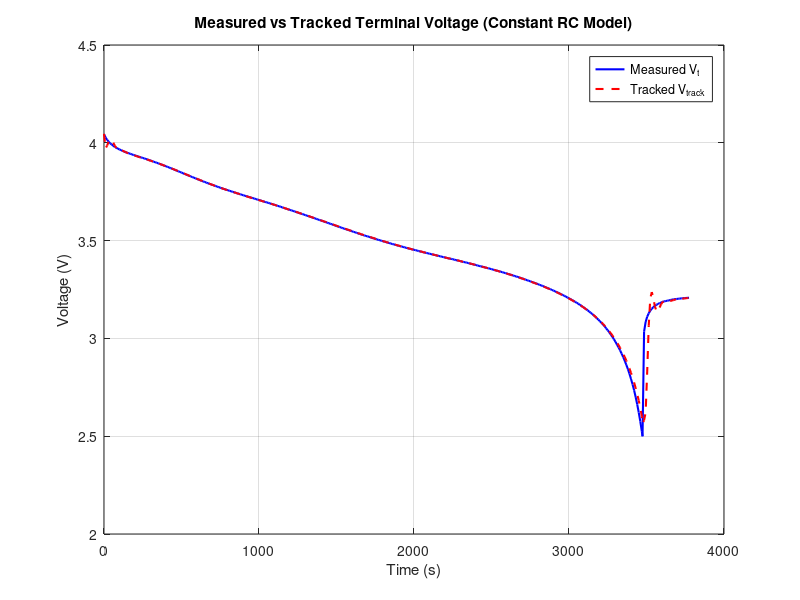
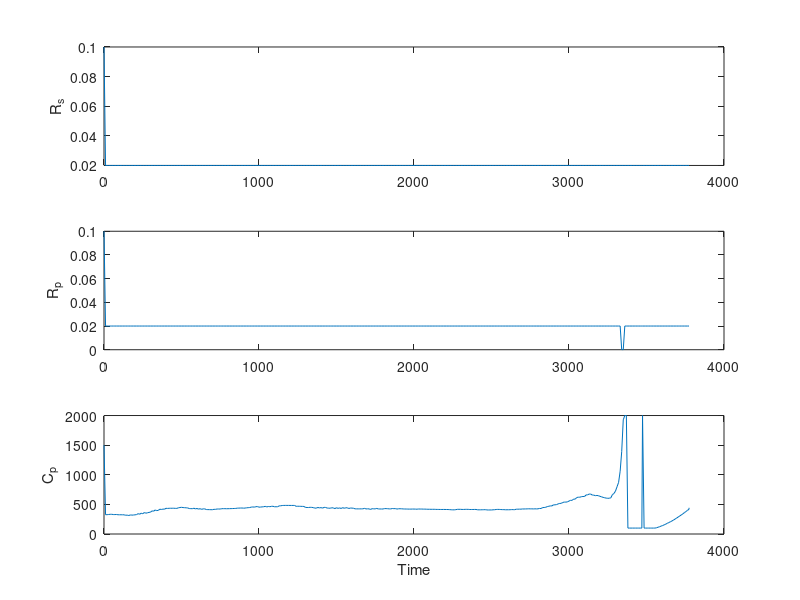

Write MATLAB code to recreate these figures, in order. (Note: this script raises an error after producing the figures.)
clc; clear; close all;

%% Load Discharge Data
load("03-09-17_17.59 3349_Dis1C_1.mat")
time = meas.Time;
Vt = meas.Voltage;
I = -meas.Current;  % Invert if needed
nominal_capacity = 2.9;  % Ah

%% Compute SOC
remaining_capacity = meas.Ah;
remaining_capacity = -remaining_capacity(end) + remaining_capacity;
actual_soc = remaining_capacity / nominal_capacity;

%% Load OCV-SOC Curve from HPPC Data
load("03-11-17_08.47 25degC_5Pulse_HPPC_Pan18650PF.mat");
rest_idx = abs(meas.Current) < 0.01;
soc_all = (meas.Ah(rest_idx) - min(meas.Ah)) / nominal_capacity;
ocv_all = meas.Voltage(rest_idx);

[soc_unique, ia] = unique(soc_all, 'stable');
ocv_unique = ocv_all(ia);

p = polyfit(soc_unique, ocv_unique, 5);
OCV = @(soc) polyval(p, soc);

fprintf('OCV(SOC) = ');
deg = length(p) - 1;
for i = 1:length(p)
    coeff = p(i);
    pow = deg - (i - 1);
    if coeff >= 0 && i > 1, fprintf(' + ');
    elseif coeff < 0, fprintf(' - '); coeff = abs(coeff); end
    if pow == 0
        fprintf('%.10f', coeff);
    elseif pow == 1
        fprintf('%.10f*SOC', coeff);
    else
        fprintf('%.10f*SOC^%d', coeff, pow);
    end
end
fprintf('\n');

%% ECM Voltage Residual
VOC = OCV(actual_soc);
VRRC = VOC - Vt;

%% Time Step
%time_step = mean(diff(time));
time_step = 10;

%% Initial ECM Parameters (Good Estimates)
Rs = 0.1;     % within limit
Rp = 0.1;
Cp = 1500;

a1 = 1 - time_step / (Cp * Rp);
b0 = Rs;
b1 = -Rs + (time_step / Cp) + (time_step * Rs) / (Cp * Rp);

Rs(1) = b0; Rp(1) = Rp; Cp(1) = Cp;
B0(1) = b0; B1(1) = b1; A1(1) = a1;

%% Normalize Inputs for Stability
I_max = max(abs(I));
VRRC_max = max(abs(VRRC));
I = I / I_max;
VRRC = VRRC / VRRC_max;

%% RLS-VDF Initialization
lambda(1) = 0.95;
lambdamin = 0.90;
thetai = [a1; b0; b1];
Pi = 1e4 * eye(3);
epsilon = 1e-6;
Alpha = 0.98;
sigma(1) = 1e-3;
L(1) = 0;
y = VRRC;

%% RLS-VDF Loop
for k = 2:length(time)
    phie = [VRRC(k-1); I(k); I(k-1)];
    Pf = Pi - (Pi * phie * phie' * Pi) / (1 + phie' * Pi * phie);
    Pi = Pf;
    thetaf = thetai + Pf * phie * (y(k) - phie' * thetai);
    thetai = thetaf;

    A1(k) = thetaf(1);
    B0(k) = thetaf(2);
    B1(k) = thetaf(3);

    phietheta = phie' * thetaf;
    e(k) = y(k) - phietheta;

    sigma(k) = Alpha * sigma(k-1)^2 + (1 - Alpha) * e(k)^2;
    L(k) = (e(k)^2) / (sigma(k)^2);
    lambda(k) = lambdamin + (1 - lambdamin) * 0.5^L(k);

    if abs(phie) < epsilon
        Pi = Pi;
    else
        Pi = Pi + ((1 - lambda(k)) / lambda(k)) * ((phie * phie') / (phie' * inv(Pi) * phie));
    end

    Rs(k) = max(1e-4, min(B0(k), 0.02));
    Rp(k) = max(1e-4, min((B0(k) + A1(k) * B1(k)) / (1 - A1(k)), 0.02));
    Cp(k) = max(100, min(time_step / (B1(k) + A1(k) * B0(k)), 2000));
end

%% Un-normalize Voltage for Tracking
VOC = VOC;  % already in original scale
I = I * I_max;       % undo normalization
VRRC = VRRC * VRRC_max;

%% Time Vector
k_time = (1:length(time)) * time_step;

%% Final Results
fprintf('\n--- Final Estimated Parameters ---\n');
fprintf('Final Estimated Rs = %.6f Ohm\n', Rs(end));
fprintf('Final Estimated Rp = %.6f Ohm\n', Rp(end));
fprintf('Final Estimated Cp = %.6f Farad\n', Cp(end));

%% Save parameters
save('estimated_params.mat', 'Rs', 'Rp', 'Cp');

%% Tracking Voltage Using Final RC Parameters with Real-Time Adaptive Bias Correction

N = 50;
Rp_const = mean(Rp(end-N:end));
Cp_const = mean(Cp(end-N:end));
Rs_const = mean(Rs(end-N:end));

a1_const = 1 - (time_step / (Rp_const * Cp_const));
b1_const = time_step / Cp_const;

V_RC = zeros(length(time), 1);
V_track_RC = zeros(length(time), 1);
b = zeros(length(time), 1);         % Adaptive bias term
gamma = 0.5;                        % Learning rate (tune if needed)

% Initial values
V_RC(1) = 0;
V_track_RC(1) = VOC(1) - I(1)*Rs_const - V_RC(1) + b(1);

for k = 2:length(time)
    V_RC(k) = a1_const * V_RC(k-1) + b1_const * I(k-1);
    V_track_RC(k) = VOC(k) - I(k)*Rs_const - V_RC(k) + b(k-1);
    
    % Update adaptive bias
    b(k) = b(k-1) + gamma * (Vt(k-1) - V_track_RC(k-1));
end

%% Plotting
figure;
plot(time, Vt, 'b', 'LineWidth', 1.5); hold on;
plot(time, V_track_RC, 'r--', 'LineWidth', 1.5);
legend('Measured V_t', 'Tracked V_{track}');
xlabel('Time (s)'); ylabel('Voltage (V)');
title('Measured vs Tracked Terminal Voltage (Constant RC Model)');
grid on;

figure;
subplot(3,1,1); plot(time, Rs); ylabel('R_s');
subplot(3,1,2); plot(time, Rp); ylabel('R_p');
subplot(3,1,3); plot(time, Cp); ylabel('C_p');
xlabel('Time'); sgtitle('Estimated Parameters');


%% Tracking Error
tracking_error = Vt - V_track_RC;
valid_idx = ~isnan(V_track_RC);

figure;
plot(time(valid_idx), abs(tracking_error(valid_idx)), 'm', 'LineWidth', 1.5);
xlabel('Time (s)'); ylabel('|Voltage Error| (V)');
title('Absolute Voltage Tracking Error');
grid on;

%% Error Stats
fprintf('\n--- Tracking Error Stats ---\n');
fprintf('Mean Absolute Error = %.6f V\n', mean(abs(tracking_error(valid_idx))));
fprintf('Max Absolute Error = %.6f V\n', max(abs(tracking_error(valid_idx))));
% Calculate percentage error point-wise, then take the mean
percentage_error = 100 * abs(tracking_error(valid_idx)) ./ abs(Vt(valid_idx));

figure;
plot(time(valid_idx), percentage_error, 'g', 'LineWidth', 1.5);
xlabel('Time (s)'); ylabel('Percentage Error (%)');
title('Voltage Tracking Percentage Error');
grid on;

% Error Stats
fprintf('\n--- Percentage Tracking Error Stats ---\n');
fprintf('Mean Percentage Error = %.6f %%\n', mean(percentage_error));
fprintf('Max Percentage Error = %.6f %%\n', max(percentage_error));


figure;
plot(time(valid_idx), percentage_error, 'g', 'LineWidth', 1.5);
xlabel('Time (s)'); ylabel('Percentage Error (%)');
title('Voltage Tracking Percentage Error');
grid on;

fprintf('\n--- Percentage Tracking Error Stats ---\n');
fprintf('Mean Percentage Error = %.6f %%\n', mean(abs(percentage_error)));
fprintf('Max Percentage Error = %.6f %%\n', max(abs(percentage_error)));

%% EKF for SoC Estimation
fprintf('\n--- Starting EKF for SoC Estimation ---\n');

% Battery model: Vt = OCV(SOC) - I*Rs - V_RC, where V_RC is modeled as an RC circuit

% Initialize EKF parameters
Q = 1e-6;   % Process noise covariance
R = 5e-4;   % Measurement noise covariance
x = [actual_soc(1); 0];  % Initial state: [SoC; V_RC]
P = eye(2);              % Initial covariance

Rs_ekf = Rs_const;
Rp_ekf = Rp_const;
Cp_ekf = Cp_const;
Voc_ekf = @(soc) polyval(p, min(max(soc, 0), 1));  % Ensure SOC in [0,1]

a1_ekf = 1 - (time_step / (Rp_ekf * Cp_ekf));
b1_ekf = time_step / Cp_ekf;

soc_est = zeros(length(time), 1);
soc_est(1) = x(1);

for k = 2:length(time)
    % Control input
    Ik = I(k-1);

    % Predict Step
    soc_pred = x(1) - (time_step / (3600 * nominal_capacity)) * Ik;
    vrc_pred = a1_ekf * x(2) + b1_ekf * Ik;
    x_pred = [soc_pred; vrc_pred];

    % Jacobian of state transition (F)
    F = [1, 0;
         0, a1_ekf];

    % Predict covariance
    P = F * P * F' + Q * eye(2);

    % Measurement prediction
    V_pred = Voc_ekf(x_pred(1)) - Ik * Rs_ekf - x_pred(2);

    % Jacobian of measurement model (H)
    dVoc_dSoC = polyval(polyder(p), x_pred(1));
    H = [dVoc_dSoC, -1];

    % Kalman Gain
    S = H * P * H' + R;
    K = P * H' / S;

    % Update step
    yk = Vt(k) - V_pred;
    x = x_pred + K * yk;

    % Update covariance
    P = (eye(2) - K * H) * P;

    % Clip SoC to [0,1]
    x(1) = max(0, min(1, x(1)));

    soc_est(k) = x(1);
end

%% Plot SoC Estimation
figure;
plot(time, actual_soc, 'b', 'LineWidth', 1.5); hold on;
plot(time, soc_est, 'r--', 'LineWidth', 1.5);
legend('True SoC', 'Estimated SoC (EKF)');
xlabel('Time (s)'); ylabel('SoC');
title('Extended Kalman Filter Based SoC Estimation');
grid on;

%% SoC Estimation Error Metrics
soc_error = actual_soc - soc_est;
RMSE_soc = sqrt(mean(soc_error.^2));
MAE_soc = mean(abs(soc_error));
MPAE_soc = mean(abs(soc_error))*100;
fprintf('\n--- EKF SoC Estimation Error Metrics ---\n');
fprintf('RMSE = %.6f\n', RMSE_soc);
fprintf('MAE  = %.6f\n', MAE_soc);
fprintf('MPAE  = %.6f\n', MPAE_soc);
